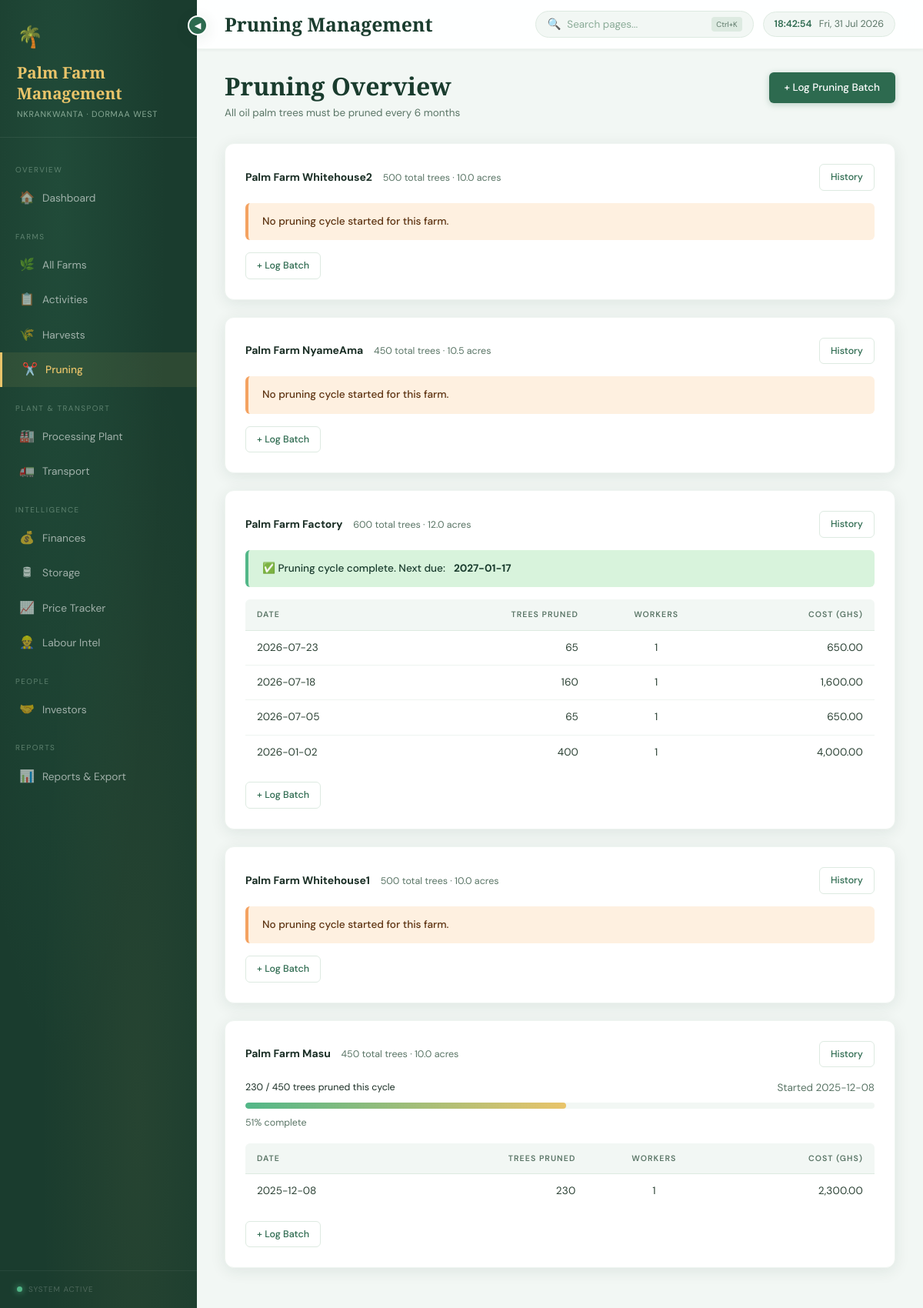
The app's page /pruning/ with its own data.
### tables this page shows
CREATE TABLE farms (
    id              INTEGER PRIMARY KEY AUTOINCREMENT,
    name            TEXT NOT NULL,
    location        TEXT,
    constituency    TEXT,
    size_acres      REAL,
    crop_type       TEXT CHECK(crop_type IN ('Oil Palm', 'Cashew')),
    status          TEXT CHECK(status IN ('Active', 'Inactive', 'Development')),
    total_trees     INTEGER DEFAULT 0,
    notes           TEXT,
    created_at      DATE DEFAULT (DATE('now'))
);

CREATE TABLE pruning_cycles (
    id                  INTEGER PRIMARY KEY AUTOINCREMENT,
    farm_id             INTEGER REFERENCES farms(id) ON DELETE CASCADE,
    cycle_start_date    DATE NOT NULL,
    cycle_end_date      DATE,
    total_trees_pruned  INTEGER DEFAULT 0,
    is_complete         INTEGER DEFAULT 0,  -- 0=false, 1=true
    next_due_date       DATE
);

CREATE TABLE pruning_batches (
    id              INTEGER PRIMARY KEY AUTOINCREMENT,
    farm_id         INTEGER REFERENCES farms(id) ON DELETE CASCADE,
    activity_id     INTEGER REFERENCES activities(id) ON DELETE SET NULL,
    cycle_id        INTEGER REFERENCES pruning_cycles(id) ON DELETE CASCADE,
    date            DATE NOT NULL,
    trees_pruned    INTEGER DEFAULT 0,
    num_labourers   INTEGER DEFAULT 0,
    cost            REAL DEFAULT 0,
    notes           TEXT
);

### routes/pruning.py (the view)
@pruning_bp.route('/')
def index():
    farms = query("SELECT * FROM farms WHERE crop_type='Oil Palm' ORDER BY id")
    farm_statuses = []
    for farm in farms:
        cycle = query("""
            SELECT * FROM pruning_cycles
            WHERE farm_id=? ORDER BY id DESC LIMIT 1
        """, (farm['id'],), one=True)
        batches_this_cycle = []
        if cycle:
            batches_this_cycle = query("""
                SELECT * FROM pruning_batches
                WHERE cycle_id=? ORDER BY date DESC
            """, (cycle['id'],))
        farm_statuses.append({
            'farm'    : farm,
            'cycle'   : cycle,
            'batches' : batches_this_cycle,
        })
    return render_template('pruning/index.html', farm_statuses=farm_statuses)

### database/db.py (called while the page is built)
def get_connection():
    conn = sqlite3.connect(DB_PATH)
    conn.row_factory = sqlite3.Row
    conn.execute("PRAGMA foreign_keys = ON")
    return conn

def query(sql, params=(), one=False):
    conn = get_connection()
    cur = conn.execute(sql, params)
    rv = cur.fetchone() if one else cur.fetchall()
    conn.close()
    return rv

### templates/pruning/index.html (shortened to what this page needs)
{% extends 'base.html' %}
{% block page_title %}Pruning Management{% endblock %}
{% block content %}
<div class="page-header">
  <div><h2>Pruning Overview</h2><p>All oil palm trees must be pruned every 6 months</p></div>
  <a href="{{ url_for('pruning.add_batch') }}" class="btn btn-primary">+ Log Pruning Batch</a>
</div>
{% for fs in farm_statuses %}
<div class="card">
  <div class="flex justify-between items-center mb-2">
    <div>
      <strong>{{ fs['farm']['name'] }}</strong>
      <span class="small muted" style="margin-left:10px;">{{ fs['farm']['total_trees'] or '?' }} total trees · {{ fs['farm']['size_acres'] }} acres</span>
    </div>
    <a href="{{ url_for('pruning.history', farm_id=fs['farm']['id']) }}" class="btn btn-outline btn-sm">History</a>
  </div>
  {% if fs['cycle'] %}
    {% set cycle = fs['cycle'] %}
    {% if cycle['is_complete'] %}
      <div class="alert alert-green">✅ Pruning cycle complete. Next due: <strong>{{ cycle['next_due_date'] }}</strong></div>
    {% else %}
      {% if fs['farm']['total_trees'] and fs['farm']['total_trees'] > 0 %}
        {% set pct = (cycle['total_trees_pruned'] / fs['farm']['total_trees'] * 100)|int %}
        <div class="flex justify-between mb-1 small">
          <span>{{ cycle['total_trees_pruned'] }} / {{ fs['farm']['total_trees'] }} trees pruned this cycle</span>
          <span class="muted">Started {{ cycle['cycle_start_date'] }}</span>
        </div>
        <div class="progress-wrap"><div class="progress-bar" style="width:{{ [pct,100]|min }}%;"></div></div>
        <div class="small muted mt-1">{{ pct }}% complete</div>
      {% else %}
        <div class="alert alert-amber">⚠️ Set total trees in farm profile to track pruning progress.</div>
      {% endif %}
    {% endif %}
  {% else %}
    <div class="alert alert-amber">No pruning cycle started for this farm.</div>
  {% endif %}
  {% if fs['batches'] %}
  <div class="table-wrap mt-2">
    <table><thead><tr><th>Date</th><th class="text-right">Trees Pruned</th><th class="text-center">Workers</th><th class="text-right">Cost (GHS)</th></tr></thead>
    <tbody>{% for b in fs['batches'][:5] %}<tr>
      <td>{{ b['date'] }}</td>
      <td class="text-right mono">{{ b['trees_pruned'] }}</td>
      <td class="text-center">{{ b['num_labourers'] }}</td>
      <td class="text-right mono">{{ '{:,.2f}'.format(b['cost']) }}</td>
    </tr>{% endfor %}</tbody></table>
  </div>
  {% endif %}
  <div class="mt-2">
    <a href="{{ url_for('pruning.add_batch') }}?farm_id={{ fs['farm']['id'] }}" class="btn btn-outline btn-sm">+ Log Batch</a>
  </div>
</div>
{% endfor %}
{% endblock %}

### templates/base.html (style rules this page uses)
:root { --green-dark: #1a3c2e; --green-mid: #2d6a4f; --green-light: #52b788; --green-pale: #d8f3dc; --green-wash: #eef7f1; --gold: #e9c46a; --gold-dark: #c49a2a; --gold-pale: #fdf3dc; --red: #e63946; --red-pale: #fdecea; --amber: #f4a261; --amber-pale: #fef0e0; --white: #ffffff; --off-white: #f8faf9; --surface: #f2f7f4; --border: #ddeae1; --border-soft: #eef4f0; --ink: #1a2e25; --ink-mid: #2c4235; --ink-soft: #5a7566; --ink-muted: #8aab97; --sidebar-w: 256px; --r-sm: 6px; --r: 12px; --r-lg: 18px; --shadow-sm: 0 1px 4px rgba(26,60,46,0.06); --shadow: 0 4px 20px rgba(26,60,46,0.09); --shadow-lg: 0 8px 40px rgba(26,60,46,0.13); --shadow-gold: 0 4px 20px rgba(196,154,42,0.2); }
*, *::before, *::after { box-sizing: border-box; margin: 0; padding: 0; }
html { scroll-behavior: smooth; }
body { font-family: 'DM Sans', sans-serif; background: var(--surface); color: var(--ink); display: flex; min-height: 100vh; font-size: 14px; line-height: 1.65; -webkit-font-smoothing: antialiased; }
.card { background: var(--white); border-radius: var(--r); box-shadow: var(--shadow); padding: 26px; margin-bottom: 22px; border: 1px solid var(--border-soft); transition: box-shadow 0.22s ease, transform 0.22s ease; position: relative; overflow: hidden; }
.card::before { content: ''; position: absolute; top: 0; left: 0; right: 0; height: 2px; background: linear-gradient(90deg, var(--green-mid), var(--gold), var(--green-mid)); transform: scaleX(0); transform-origin: left; transition: transform 0.3s ease; }
.table-wrap { overflow-x: auto; border-radius: var(--r-sm); }
table { width: 100%; border-collapse: collapse; font-size: 0.85rem; }
thead th { background: var(--surface); color: var(--ink-soft); text-align: left; padding: 11px 15px; font-size: 0.66rem; text-transform: uppercase; letter-spacing: 0.1em; font-weight: 600; border-bottom: 1px solid var(--border); }
tbody tr { border-bottom: 1px solid var(--border-soft); transition: background 0.12s; }
tbody tr:last-child { border-bottom: none; }
tbody td { padding: 11px 15px; vertical-align: middle; color: var(--ink-mid); }
.text-right { text-align: right; }
.text-center { text-align: center; }
.mono { font-variant-numeric: tabular-nums; letter-spacing: 0.01em; }
.btn { display: inline-flex; align-items: center; gap: 7px; padding: 9px 20px; border-radius: var(--r-sm); font-family: 'DM Sans', sans-serif; font-size: 0.84rem; font-weight: 500; cursor: pointer; text-decoration: none; border: none; transition: all 0.2s cubic-bezier(0.34,1.56,0.64,1); }
.btn-primary { background: var(--green-mid); color: white; box-shadow: 0 2px 8px rgba(45,106,79,0.28); }
.btn-outline { background: transparent; color: var(--green-mid); border: 1.5px solid var(--border); }
.btn-sm { padding: 6px 14px; font-size: 0.78rem; }
.page-header { display: flex; align-items: flex-start; justify-content: space-between; margin-bottom: 28px; }
.page-header h2 { font-family: 'Cormorant Garamond', serif; font-size: 2rem; font-weight: 600; color: var(--green-dark); line-height: 1.15; }
.page-header p { font-size: 0.84rem; color: var(--ink-soft); margin-top: 5px; }
.alert { padding: 13px 18px; border-radius: var(--r-sm); font-size: 0.85rem; margin-bottom: 10px; display: flex; align-items: flex-start; gap: 11px; border-left: 4px solid transparent; font-weight: 500; }
.alert-amber { background: var(--amber-pale); border-left-color: var(--amber); color: #5c3210; }
.alert-green { background: var(--green-pale); border-left-color: var(--green-light); color: var(--green-dark); }
.progress-wrap { background: var(--surface); border-radius: 20px; height: 8px; margin-top: 8px; overflow: hidden; }
.progress-bar { background: linear-gradient(90deg, var(--green-light), var(--gold)); border-radius: 20px; height: 8px; transition: width 0.7s cubic-bezier(0.34,1.56,0.64,1); }
.flex { display: flex; }
.items-center { align-items: center; }
.justify-between { justify-content: space-between; }
.mt-1 { margin-top: 8px; }
.mt-2 { margin-top: 16px; }
.mb-1 { margin-bottom: 8px; }
.mb-2 { margin-bottom: 16px; }
.muted { color: var(--ink-soft); font-size: 0.84rem; }
.small { font-size: 0.78rem; }

### records on screen
farms: farm.name "Palm Farm Whitehouse2", total_trees "500", farm.size_acres "10.0"
farms: farm.name "Palm Farm NyameAma", total_trees "450", farm.size_acres "10.5"
farms: farm.name "Palm Farm Factory", total_trees "600", farm.size_acres "12.0"
pruning_batches: date "2026-07-23", trees_pruned "65", num_labourers "1", cost "650.00"
pruning_batches: date "2026-07-18", trees_pruned "160", num_labourers "1", cost "1,600.00"
pruning_batches: date "2026-07-05", trees_pruned "65", num_labourers "1", cost "650.00"
pruning_batches: date "2026-01-02", trees_pruned "400", num_labourers "1", cost "4,000.00"
farms: farm.name "Palm Farm Whitehouse1", total_trees "500", farm.size_acres "10.0"
farms: farm.name "Palm Farm Masu", total_trees "450", farm.size_acres "10.0", farm.total_trees "450"
pruning_cycles: is_complete 0 (drawn)
pruning_batches: date "2025-12-08", trees_pruned "230", num_labourers "1", cost "2,300.00"

### other values on screen
{{ pct }} "51"
